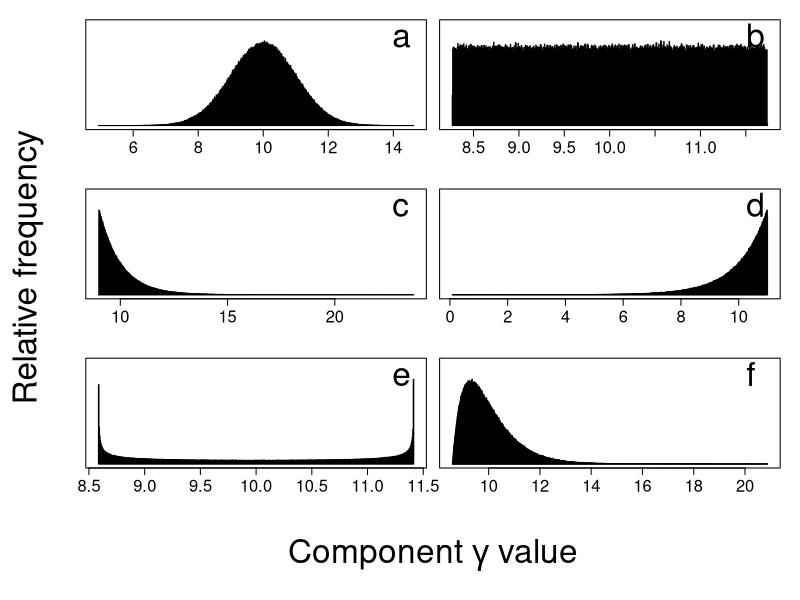

This figure's R source:
## ---- chunk 1
make_gammas <- function(nn = 10, distribution = 1, mn = 10, sdd = 1){
    if(distribution == 0){
        dat          <- rep(x = mn, times = nn);
    }
    if(distribution == 1){
        dat          <- rnorm(n = nn, mean = mn, sd = sdd);
        dat[dat < 0] <- -dat[dat < 0];
    }
    if(distribution == 2){
        dat          <- runif(n = nn, min = 0, max = 20);
        dat          <- sdd * ((dat - mean(dat)) / sd(dat));
        dat          <- dat + mn;
    }
    if(distribution == 3){
        dat          <- rexp(n = nn);
        dat          <- sdd * ((dat - mean(dat)) / sd(dat));
        dat          <- dat + mn;
    }
    if(distribution == 4){
        dat          <- 1 - (sdd * rexp(n = nn));
        dat          <- dat - min(dat);
        dat          <- dat - mean(dat) + mn;
        dat[dat < 0] <- -dat[dat < 0];
    }
    if(distribution == 5){
        dat          <- rbeta(n = nn, shape1 = 0.5, shape2 = 0.5);
        dat          <- sdd * ((dat - mean(dat)) / sd(dat));
        dat          <- dat + mn;
    }
    if(distribution == 6){
        dat          <- rgamma(n = nn, shape = 2, scale = 2);
        dat          <- sdd * ((dat - mean(dat)) / sd(dat));
        dat          <- dat + mn;
    }
    return(dat);
}
show_gammas <- function(nn = 1000000){
    y1 <- make_gammas(nn = nn, distribution = 1);
    y2 <- make_gammas(nn = nn, distribution = 2);
    y3 <- make_gammas(nn = nn, distribution = 3);
    y4 <- make_gammas(nn = nn, distribution = 4);
    y5 <- make_gammas(nn = nn, distribution = 5);
    y6 <- make_gammas(nn = nn, distribution = 6);
    par(mfrow = c(3, 2), oma = c(6, 6, 1, 1), mar = c(4, 0.5, 0.5, 0.5));
    h1 <- hist(y1, breaks = 1000, plot = FALSE);
    hist(y1, breaks = 1000, yaxt = "n", main = "", xlab = "", cex.axis = 1.5,
         ylim = c(0, max(h1$counts)*1.2));
    mtext("a", adj = 0, line = -2.3, cex = 2, 
          at = par("usr")[1]+0.90*diff(par("usr")[1:2]));
    box();
    h2 <- hist(y2, breaks = 1000, plot = FALSE);
    hist(y2, breaks = 1000, yaxt = "n", main = "", xlab = "", cex.axis = 1.5,
         ylim = c(0, max(h2$counts)*1.2));
    mtext("b", adj = 0, line = -2.3, cex = 2, 
          at = par("usr")[1]+0.90*diff(par("usr")[1:2]));
    box();
    h3 <- hist(y3, breaks = 1000, plot = FALSE);
    hist(y3, breaks = 1000, yaxt = "n", main = "", xlab = "", cex.axis = 1.5,
         ylim = c(0, max(h3$counts)*1.2));
    mtext("c", adj = 0, line = -2.3, cex = 2, 
          at = par("usr")[1]+0.90*diff(par("usr")[1:2]));
    box();
    h4 <- hist(y4, breaks = 1000, plot = FALSE);
    hist(y4, breaks = 1000, yaxt = "n", main = "", xlab = "", cex.axis = 1.5,
         ylim = c(0, max(h4$counts)*1.2));
    mtext("d", adj = 0, line = -2.3, cex = 2, 
          at = par("usr")[1]+0.90*diff(par("usr")[1:2]));
    box();
    h5 <- hist(y5, breaks = 1000, plot = FALSE);
    hist(y5, breaks = 1000, yaxt = "n", main = "", xlab = "", cex.axis = 1.5,
         ylim = c(0, max(h5$counts)*1.2));
    mtext("e", adj = 0, line = -2.3, cex = 2, 
          at = par("usr")[1]+0.90*diff(par("usr")[1:2]));
    box();
    h6 <- hist(y6, breaks = 1000, plot = FALSE);
    hist(y6, breaks = 1000, yaxt = "n", main = "", xlab = "", cex.axis = 1.5,
         ylim = c(0, max(h6$counts)*1.2));
    mtext("f", adj = 0, line = -2.3, cex = 2, 
          at = par("usr")[1]+0.90*diff(par("usr")[1:2]));
    box();
    mtext(expression(paste("Component ",gamma," value")),
          outer=TRUE,side=1,line=3.0,cex=2);
    mtext(expression(paste("Relative frequency")),
          outer=TRUE,side=2,line=2.5,cex=2);
}
show_gammas();
